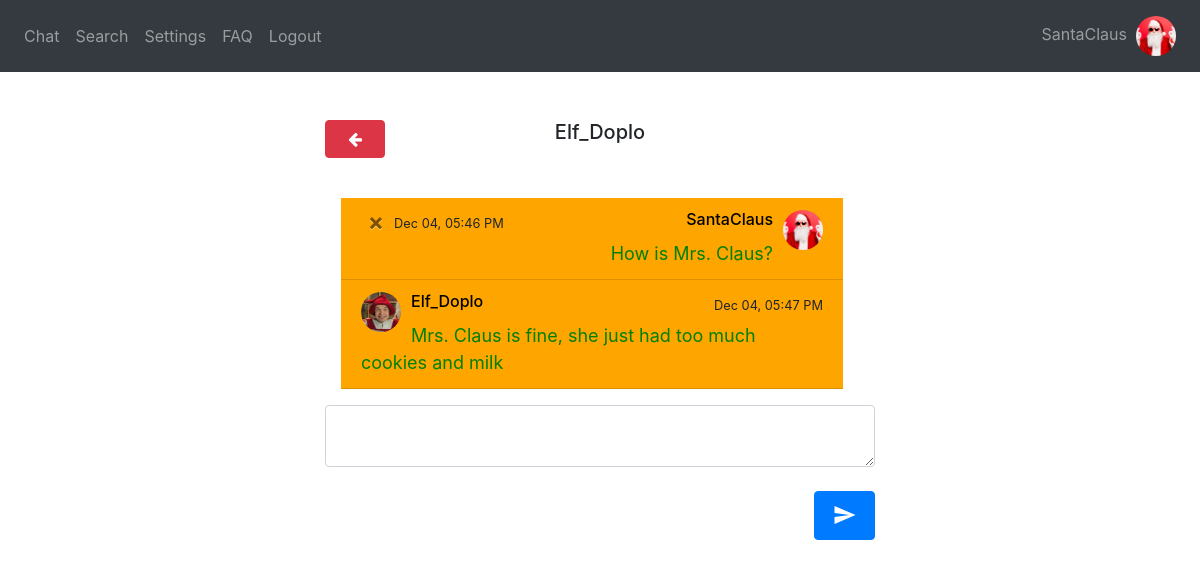
The app's page /chat/Elf_Doplo (signed in) with its own data.
### website/models.py (models this page shows)
class User(db.Model, UserMixin):
    username = db.Column(db.String(150), unique=True)
    password = db.Column(db.String(150))
    answer = db.Column(db.String(150)) # security word
    question = db.Column(db.String(150)) # security question
    text_color = db.Column(db.String(20), default='Black') # message text color
    text_size = db.Column(db.String(20), default='Medium') # message text size
    background = db.Column(db.String(20), default='White') # background color
    status = db.Column(db.String(150))
    messages = db.relationship('Message')
    friends_list = db.relationship('Friend')
    block_list = db.relationship('Block')
    request_list = db.relationship('Request')
    id = db.Column(db.Integer, primary_key=True)
    groups = db.relationship('Group', secondary=user_groups, backref=db.backref('members', lazy='dynamic'))
    image_file = db.Column(db.String(20), nullable=False, default='default.jpg')

class Message(db.Model):
    id = db.Column(db.Integer, primary_key=True)
    data = db.Column(db.String(10000))
    date = db.Column(db.DateTime(timezone=True), default=func.now(tz=pytz.timezone('US/Eastern')))
    user_id = db.Column(db.Integer, db.ForeignKey('user.id')) #one-to-many relationship
    recipient_id = db.Column(db.Integer)
    group_id = db.Column(db.Integer)

### website/views.py (the view, shortened to what this page needs)
@views.route('/chat/<string:recipient>', methods = ['GET', 'POST'])
@login_required
def chat_with(recipient):
    recipient = User.query.filter(User.username == recipient).first_or_404()
    return render_template("chat_with.html", User = User, user = current_user, username = current_user.username,
        Message = Message, recipient = recipient, desc = desc, redirect = redirect, message1 = None, datetime = datetime)

### website/__init__.py (called while the page is built)
def create_app():
    app = Flask(__name__)
    app.config['SECRET_KEY'] = 'wadkjwlajda'
    app.config['SQLALCHEMY_DATABASE_URI'] = f'sqlite:///{DB_NAME}'
    db.init_app(app)
    from .views import views
    from .auth import auth
    from .group_views import group_views
    app.register_blueprint(views, url_prefix='/')
    app.register_blueprint(auth, url_prefix='/')
    app.register_blueprint(group_views, url_prefix='/')
    from .models import User, Message
    create_database(app)
    login_manager = LoginManager()
    login_manager.login_view = 'auth.login'
    login_manager.init_app(app)
    @login_manager.user_loader
    def load_user(id):
        return User.query.get(int(id))
    return app

### website/templates/chat_with.html (shortened to what this page needs)
{% extends "base.html" %} {% block title %}Chat{% endblock %} {% block content
    %}
    <link rel="stylesheet" href="https://cdnjs.cloudflare.com/ajax/libs/font-awesome/4.7.0/css/font-awesome.min.css">
    <br />
{% if recipient %}
<div style =   "position: fixed;
                right: 0;
                left: 0;
                margin-right: auto;
                margin-left: auto;
                min-height: 10em;
                max-width: 550px;">
    <ul class="list-group list-group-flush" id="messages">
        <div>
        <div style="float: left"><a style="width: 60px" class="btn btn-danger" id="chat" href="/"><i class="fa fa-arrow-left"></i></a></div>
        <h5 align="center" style="padding-right: 60px">{{recipient.username}}</h5>
        </div>
            <div class="overflow-auto p-3 mb-3 mb-md-0 mr-md-3 bg-light;" style="max-height: 300px; display: flex; flex-direction: column-reverse;">
            {% for message in Message.query.order_by(desc(Message.id)).all() %}
            {% if message.user_id == user.id and message.recipient_id == recipient.id %}
                <li style="background-color: {{user.background}}" class="list-group-item">
                    <div style="height:30px">
                        <a href="/profile">
                            <div style="float: right; padding-left: 10px"><img id="cornerpic" style="width:40px" class="rounded-circle account-img" src="{{ url_for('static', filename='profile_pics/' + current_user.image_file) }}"></div>
                            <div style="float: right; color:black"><h6>{{ current_user.username }}</h6>
                    </div>
                        </a>
                    <div style="float: left; width: 5%"><a class="close" id="chat" href="/delete-message/{{message.id}}/{{recipient.username}}"><span aria-hidden="true">&times;</span></a></div>
                    {% if (message.date - datetime.datetime.now()).days < 0 %}
                    <div style="float:left; padding-left: 10px"><small>{{(message.date - datetime.timedelta(hours=5)).strftime('%b %d, %I:%M %p')}}</small></div>
                    {% elif (message.date - datetime.datetime.now()).days == -1 %}
                        <div style="float:left; padding-left: 10px"><small>{{(message.date - datetime.timedelta(hours=5)).strftime('Yesterday, %I:%M %p')}}</small></div>
                    {% else %}
                        <div style="float:left; padding-left: 10px"><small>{{(message.date - datetime.timedelta(hours=5)).strftime('%I:%M %p')}}</small></div>
                    {% endif %}
                </div>
                <div style="overflow-wrap: break-word; color: {{user.text_color}}; font-size: {{user.text_size}}" align="right">{{message.data}}</div>
                </li>
            {% endif %}
            {% if message.user_id == recipient.id and message.recipient_id == user.id %}
                <li style="background-color: {{user.background}}" class="list-group-item">
                    <div style="height:30px">
                        <a href="/profile/{{recipient.username}}">
                        <div style="float: left; padding-right: 10px"><img id="cornerpic" style="width:40px" class="rounded-circle account-img" src="{{ url_for('static', filename='profile_pics/' + recipient.image_file) }}"></div>
                        <div style="float: left; color: black"><h6>{{ recipient.username }}</h6></div>
                        </a>
                    {% if (message.date - datetime.datetime.now()).days < 0 %}
                    <div style="float:right"><small>{{(message.date - datetime.timedelta(hours=5)).strftime('%b %d, %I:%M %p')}}</small></div>
                    {% elif (message.date - datetime.datetime.now()).days == -1 %}
                        <div style="float:right"><small>{{(message.date - datetime.timedelta(hours=5)).strftime('Yesterday, %I:%M %p')}}</small></div>
                    {% else %}
                        <div style="float:right"><small>{{(message.date - datetime.timedelta(hours=5)).strftime('%I:%M %p')}}</small></div>
                    {% endif %}
            </div>
                <div style="overflow-wrap: break-word; color: {{user.text_color}}; font-size: {{user.text_size}}" align="left">{{message.data}}</div>
                </li>
            {% endif %}
        {% endfor %}
        </div>
    </ul>
    <form method="POST">
        <textarea name="message" id="message" class="form-control"></textarea>
        <br />
        <div style="float: right">
            <button type="submit" class="btn btn-primary" onclick="document.getElementById('sound_send').play();"><i style="padding-top:5px; width: 35px" class="material-icons">send</i></button>
        </div>
    </form>
</div>
{% endif %}
{% endblock %}

### website/templates/base.html (shortened to what this page needs)
<!DOCTYPE html>
<html>
  <head>
    <link
      rel="stylesheet"
      href="https://stackpath.bootstrapcdn.com/bootstrap/4.4.1/css/bootstrap.min.css"
    />
    <link
      rel="stylesheet"
      href="https://stackpath.bootstrapcdn.com/font-awesome/4.7.0/css/font-awesome.min.css"
    />
  </head>
  <body>
    <nav class="navbar navbar-expand-lg navbar-dark bg-dark">
      <div class="collapse navbar-collapse" id="navbar">
        <div class="navbar-nav">
          {% if current_user.is_authenticated %}
            <a class="nav-item nav-link" id="chat" href="/">Chat</a>
            <a class="nav-item nav-link" id="search" href="/search">Search</a>
            <a class="nav-item nav-link" id="settings" href="/settings">Settings</a>
            <a class="nav-item nav-link" id="faq" href="/faq">FAQ</a>
            <a class="nav-item nav-link" id="logout" href="/logout">Logout</a>
          {% else %}
            <a class="nav-item nav-link" id="login" href="/login">Log In</a>
            <a class="nav-item nav-link" id="signUp" href="/sign-up">Sign Up</a>
            <a class="nav-item nav-link" id="faq" href="/faq">FAQ</a>
          {% endif %}
        </div>
      </div>
        <div class="navbar-nav">
          {% if current_user.is_authenticated %}
            <a class="nav-item nav-link" id="chat" href="/profile">{{current_user.username}}&nbsp;&nbsp;<img id="cornerpic" style="width: 40px;" class="rounded-circle account-img" src="{{ url_for('static', filename='profile_pics/' + current_user.image_file) }}"></a>
          {% endif %}
        </div>
    </nav>
    <br />
    <div class="container">{% block content %} {% endblock %}</div>
  </body>
</html>

### website/templates/base.html (style rules this page uses)
#cornerpic { object-fit: cover; width:40px; height:40px; }

### records on screen
User: username "SantaClaus", image_file (picture)
User: username "Elf_Doplo"
Message: image_file (picture), date "Dec 04, 05:47 PM", data "Mrs. Claus is fine, she just had too much cookies and milk"
Message: image_file (picture), date "Dec 04, 05:46 PM", data "How is Mrs. Claus?"
